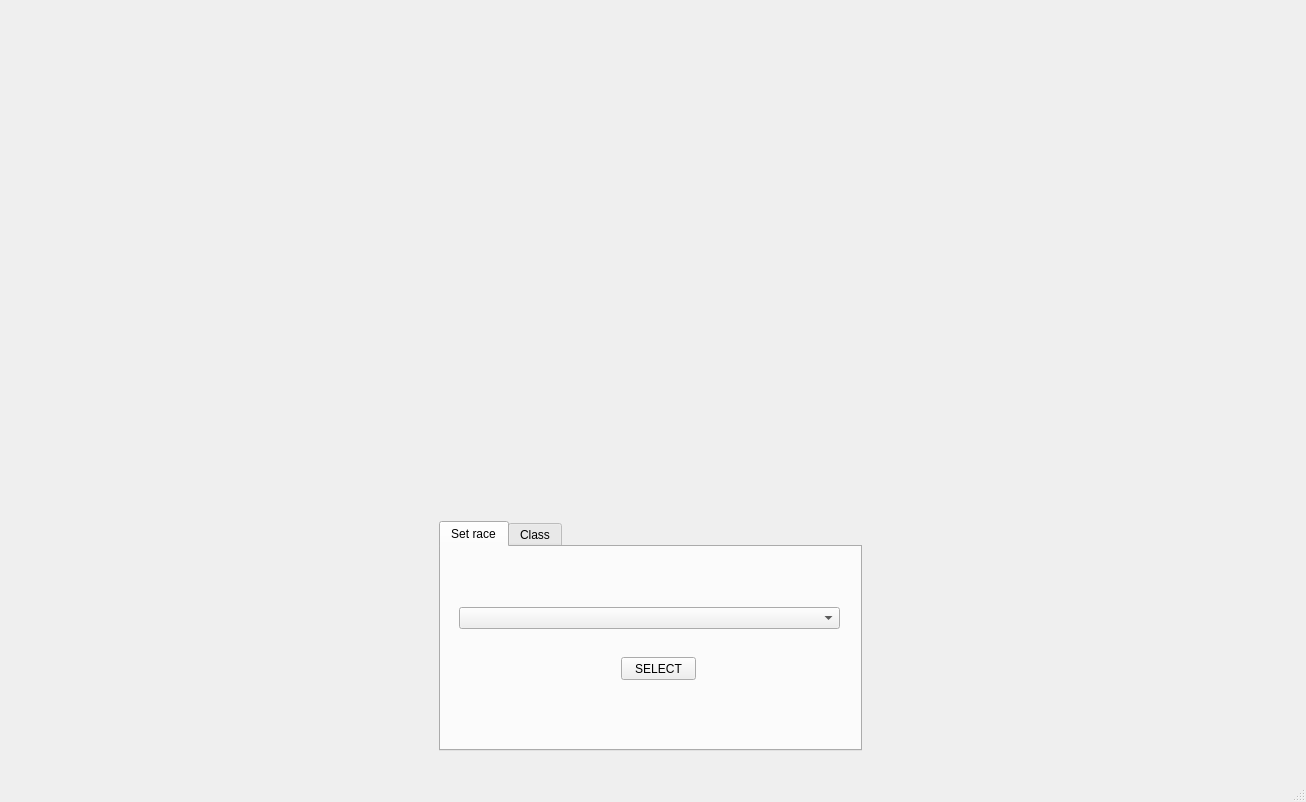
<?xml version="1.0" encoding="UTF-8"?>
<ui version="4.0">
 <class>MainWindow</class>
 <widget class="QMainWindow" name="MainWindow">
  <property name="geometry">
   <rect>
    <x>0</x>
    <y>0</y>
    <width>1306</width>
    <height>802</height>
   </rect>
  </property>
  <property name="windowTitle">
   <string>MainWindow</string>
  </property>
  <widget class="QWidget" name="centralwidget">
   <widget class="QWidget" name="horizontalLayoutWidget">
    <property name="geometry">
     <rect>
      <x>10</x>
      <y>10</y>
      <width>1281</width>
      <height>741</height>
     </rect>
    </property>
    <layout class="QHBoxLayout" name="horizontalLayout">
     <item>
      <layout class="QVBoxLayout" name="leftLA">
       <item>
        <widget class="ScorePropertyWidget" name="bodyBox" native="true"/>
       </item>
       <item>
        <widget class="ScorePropertyWidget" name="mindBox" native="true"/>
       </item>
       <item>
        <widget class="ScorePropertyWidget" name="soulBox" native="true"/>
       </item>
       <item>
        <spacer name="verticalSpacer">
         <property name="orientation">
          <enum>Qt::Vertical</enum>
         </property>
         <property name="sizeType">
          <enum>QSizePolicy::Maximum</enum>
         </property>
         <property name="sizeHint" stdset="0">
          <size>
           <width>20</width>
           <height>40</height>
          </size>
         </property>
        </spacer>
       </item>
       <item>
        <widget class="ScorePropertyWidget" name="nrBox" native="true"/>
       </item>
       <item>
        <widget class="ScorePropertyWidget" name="srBox" native="true"/>
       </item>
       <item>
        <widget class="ScorePropertyWidget" name="speedBox" native="true"/>
       </item>
      </layout>
     </item>
     <item>
      <layout class="QVBoxLayout" name="midLA">
       <item>
        <widget class="PoolPropertyWidget" name="hpBox" native="true">
         <property name="sizePolicy">
          <sizepolicy hsizetype="Minimum" vsizetype="Minimum">
           <horstretch>0</horstretch>
           <verstretch>0</verstretch>
          </sizepolicy>
         </property>
        </widget>
       </item>
       <item>
        <widget class="PoolPropertyWidget" name="wpBox" native="true"/>
       </item>
       <item>
        <spacer name="verticalSpacer_2">
         <property name="orientation">
          <enum>Qt::Vertical</enum>
         </property>
         <property name="sizeType">
          <enum>QSizePolicy::Fixed</enum>
         </property>
         <property name="sizeHint" stdset="0">
          <size>
           <width>20</width>
           <height>40</height>
          </size>
         </property>
        </spacer>
       </item>
       <item>
        <widget class="QTabWidget" name="rcmLA">
         <property name="sizePolicy">
          <sizepolicy hsizetype="Preferred" vsizetype="Preferred">
           <horstretch>0</horstretch>
           <verstretch>0</verstretch>
          </sizepolicy>
         </property>
         <property name="currentIndex">
          <number>0</number>
         </property>
         <widget class="QWidget" name="raceTab">
          <attribute name="title">
           <string>Set race</string>
          </attribute>
          <widget class="QComboBox" name="raceCombo">
           <property name="geometry">
            <rect>
             <x>18</x>
             <y>60</y>
             <width>381</width>
             <height>22</height>
            </rect>
           </property>
          </widget>
          <widget class="QPushButton" name="raceSet">
           <property name="geometry">
            <rect>
             <x>180</x>
             <y>110</y>
             <width>75</width>
             <height>23</height>
            </rect>
           </property>
           <property name="text">
            <string>SELECT</string>
           </property>
          </widget>
         </widget>
         <widget class="QWidget" name="classTab">
          <attribute name="title">
           <string>Class</string>
          </attribute>
         </widget>
        </widget>
       </item>
      </layout>
     </item>
     <item>
      <layout class="QVBoxLayout" name="skillLA">
       <item>
        <widget class="ScorePropertyWidget" name="strengthBox" native="true"/>
       </item>
       <item>
        <widget class="ScorePropertyWidget" name="nimbleBox" native="true"/>
       </item>
       <item>
        <widget class="ScorePropertyWidget" name="perceptionBox" native="true"/>
       </item>
       <item>
        <widget class="ScorePropertyWidget" name="diplomacyBox" native="true"/>
       </item>
       <item>
        <widget class="ScorePropertyWidget" name="magicBox" native="true"/>
       </item>
       <item>
        <widget class="ScorePropertyWidget" name="connectionBox" native="true"/>
       </item>
      </layout>
     </item>
    </layout>
   </widget>
  </widget>
  <widget class="QMenuBar" name="menubar">
   <property name="geometry">
    <rect>
     <x>0</x>
     <y>0</y>
     <width>1306</width>
     <height>21</height>
    </rect>
   </property>
  </widget>
  <widget class="QStatusBar" name="statusbar"/>
 </widget>
 <customwidgets>
  <customwidget>
   <class>ScorePropertyWidget</class>
   <extends>QWidget</extends>
   <header location="global">scorepropertywidget.h</header>
   <container>1</container>
  </customwidget>
  <customwidget>
   <class>PoolPropertyWidget</class>
   <extends>QWidget</extends>
   <header location="global">poolpropertywidget.h</header>
   <container>1</container>
  </customwidget>
 </customwidgets>
 <resources/>
 <connections/>
</ui>
